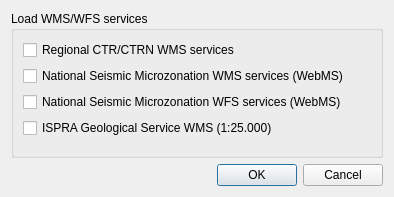
<?xml version="1.0" encoding="UTF-8"?>
<ui version="4.0">
 <class>Dialog</class>
 <widget class="QDialog" name="Dialog">
  <property name="geometry">
   <rect>
    <x>0</x>
    <y>0</y>
    <width>394</width>
    <height>197</height>
   </rect>
  </property>
  <property name="windowTitle">
   <string>MzS Tools - Load OGC Layers</string>
  </property>
  <layout class="QVBoxLayout" name="verticalLayout">
   <item>
    <widget class="QGroupBox" name="groupBox">
     <property name="title">
      <string>Load WMS/WFS services</string>
     </property>
     <layout class="QFormLayout" name="formLayout">
      <item row="0" column="0">
       <widget class="QCheckBox" name="chk_regional_wms">
        <property name="toolTip">
         <string>&lt;html&gt;&lt;head/&gt;&lt;body&gt;&lt;p&gt;Load some available regional WMS services for CTR/CTRN cartography&lt;/p&gt;&lt;/body&gt;&lt;/html&gt;</string>
        </property>
        <property name="text">
         <string>Regional CTR/CTRN WMS services </string>
        </property>
       </widget>
      </item>
      <item row="1" column="0">
       <widget class="QCheckBox" name="chk_webms_wms">
        <property name="toolTip">
         <string>&lt;html&gt;&lt;head/&gt;&lt;body&gt;&lt;p&gt;Load available WMS services from the national Seismic Microzonation WebGIS (WebMS)&lt;/p&gt;&lt;/body&gt;&lt;/html&gt;</string>
        </property>
        <property name="text">
         <string>National Seismic Microzonation WMS services (WebMS)</string>
        </property>
       </widget>
      </item>
      <item row="2" column="0">
       <widget class="QCheckBox" name="chk_webms_wfs">
        <property name="toolTip">
         <string>&lt;html&gt;&lt;head/&gt;&lt;body&gt;&lt;p&gt;Load available WFS services from the national Seismic Microzonation WebGIS (WebMS)&lt;/p&gt;&lt;/body&gt;&lt;/html&gt;</string>
        </property>
        <property name="text">
         <string>National Seismic Microzonation WFS services (WebMS)</string>
        </property>
       </widget>
      </item>
      <item row="3" column="0">
       <widget class="QCheckBox" name="chk_geo_ispra">
        <property name="toolTip">
         <string>&lt;html&gt;&lt;head/&gt;&lt;body&gt;&lt;p&gt;Add WMS services from ISPRA&lt;/p&gt;&lt;/body&gt;&lt;/html&gt;</string>
        </property>
        <property name="text">
         <string>ISPRA Geological Service WMS (1:25.000)</string>
        </property>
       </widget>
      </item>
     </layout>
    </widget>
   </item>
   <item>
    <widget class="QDialogButtonBox" name="button_box">
     <property name="orientation">
      <enum>Qt::Horizontal</enum>
     </property>
     <property name="standardButtons">
      <set>QDialogButtonBox::Cancel|QDialogButtonBox::Ok</set>
     </property>
    </widget>
   </item>
  </layout>
 </widget>
 <resources/>
 <connections>
  <connection>
   <sender>button_box</sender>
   <signal>accepted()</signal>
   <receiver>Dialog</receiver>
   <slot>accept()</slot>
   <hints>
    <hint type="sourcelabel">
     <x>248</x>
     <y>254</y>
    </hint>
    <hint type="destinationlabel">
     <x>157</x>
     <y>274</y>
    </hint>
   </hints>
  </connection>
  <connection>
   <sender>button_box</sender>
   <signal>rejected()</signal>
   <receiver>Dialog</receiver>
   <slot>reject()</slot>
   <hints>
    <hint type="sourcelabel">
     <x>316</x>
     <y>260</y>
    </hint>
    <hint type="destinationlabel">
     <x>286</x>
     <y>274</y>
    </hint>
   </hints>
  </connection>
 </connections>
</ui>
